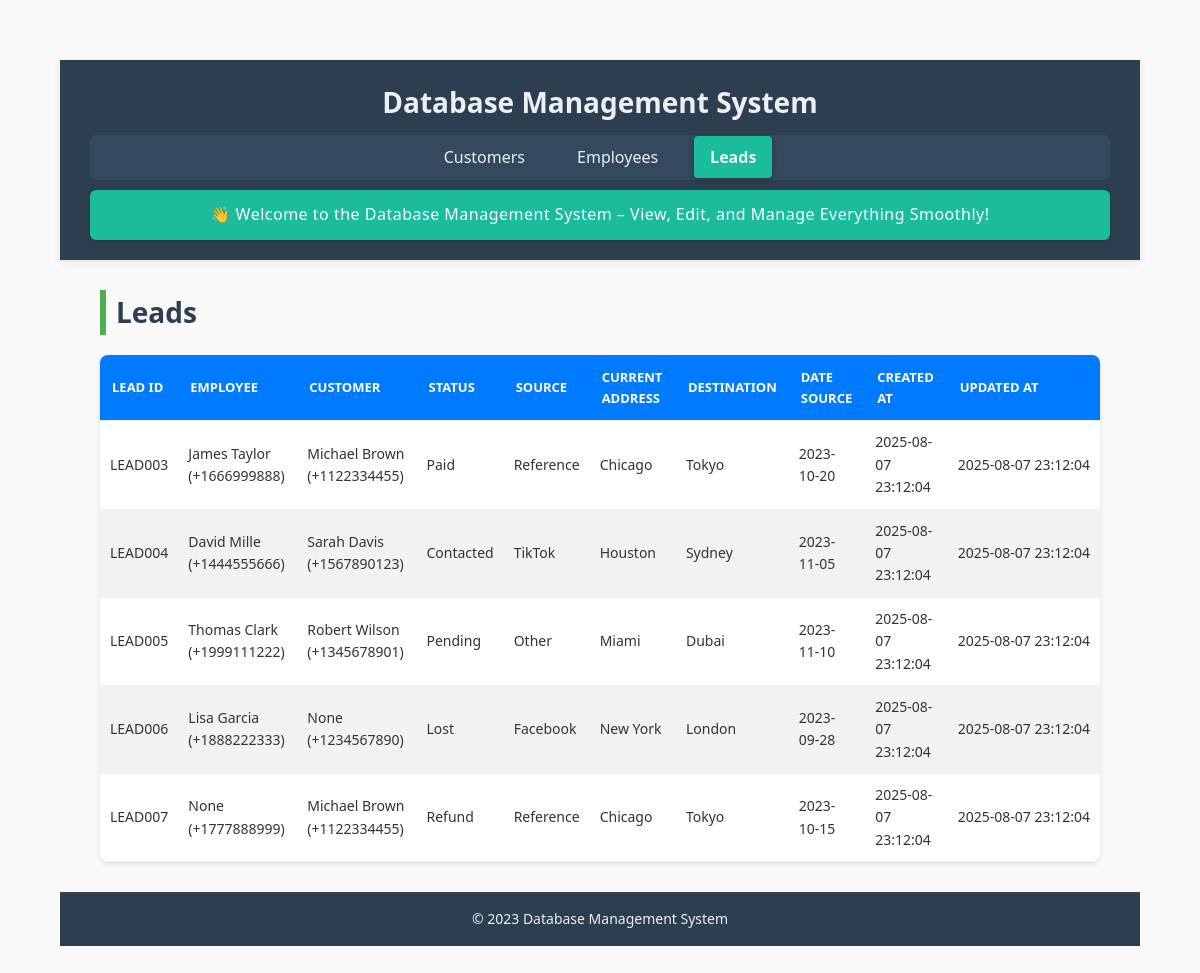
Before: /leads with the older database file.
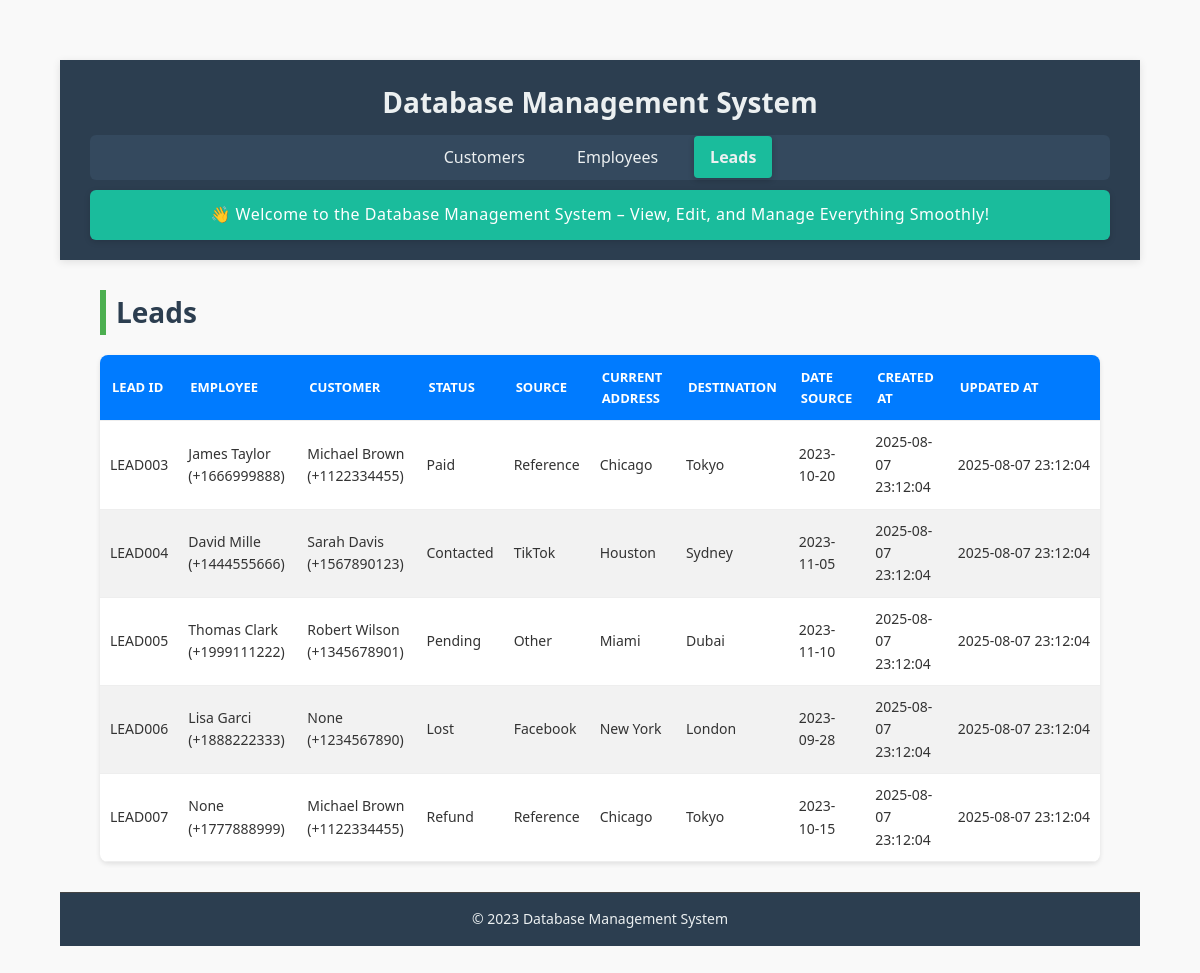
After: the same page with the newer database file.
### tables this page shows
CREATE TABLE leads (
    employeeLeadId TEXT PRIMARY KEY,
    employeeId TEXT NOT NULL,
    employeeName TEXT NOT NULL,
    employeeContactNo TEXT NOT NULL,
    customerName TEXT NOT NULL,
    customerId TEXT NOT NULL,
    customerContactNo TEXT NOT NULL,
    currentAddress TEXT NOT NULL,
    desiredDestination TEXT NOT NULL,
    status TEXT NOT NULL CHECK (status IN ('Pending', 'Contacted', 'Lost', 'Willing', 'Paid', 'Refund', 'Confirmed')),
    source TEXT NOT NULL CHECK (source IN ('Facebook', 'WhatsApp', 'Reference', 'TikTok', 'Other')),
    dateSource TEXT,
    createdAt TEXT DEFAULT CURRENT_TIMESTAMP,
    updatedAt TEXT DEFAULT CURRENT_TIMESTAMP,
    FOREIGN KEY (employeeId) REFERENCES employees(empId),
    FOREIGN KEY (customerId) REFERENCES customers(customerId)
);

CREATE TABLE employees (
    empId TEXT PRIMARY KEY,
    empName TEXT NOT NULL,
    phoneNo TEXT,
    targetAmount REAL NOT NULL CHECK (targetAmount >= 0),
    achievedAmount REAL NOT NULL CHECK (achievedAmount >= 0),
    createdAt TEXT DEFAULT CURRENT_TIMESTAMP,
    updatedAt TEXT DEFAULT CURRENT_TIMESTAMP
);

### app.py (the view)
@app.route('/leads', methods=['GET'])
def leads():
    employee_id = request.args.get('employeeId')
    customer_id = request.args.get('customerId')
    status = request.args.get('status')
    sort_by = request.args.get('sort_by', 'employeeLeadId')
    sort_order = request.args.get('sort_order', 'asc')
    leads = get_filtered_sorted_leads(employee_id, customer_id, status, sort_by, sort_order)
    employees = get_all_employees()
    customers = get_all_customers()
    return render_template("leads.html", leads=leads,
                           filters={"employeeId": employee_id, "customerId": customer_id, "status": status},
                           sort_by=sort_by, sort_order=sort_order,
                           filter_options={"employees": employees, "customers": customers})

### app.py (called while the page is built)
def get_db_connection():
    conn = sqlite3.connect(DATABASE)
    conn.row_factory = sqlite3.Row
    return conn

def get_all_employees():
    conn = get_db_connection()
    employees = conn.execute("SELECT empId, empName FROM employees").fetchall()
    conn.close()
    return employees

def get_all_customers():
    conn = get_db_connection()
    customers = conn.execute("SELECT customerId, customerName FROM customers").fetchall()
    conn.close()
    return customers

### templates/leads.html
{% extends "base.html" %}
{% block content %}
    <h2>Leads</h2>
    <table>
        <thead>
            <tr>
                <th>Lead ID</th>
                <th>Employee</th>
                <th>Customer</th>
                <th>Status</th>
                <th>Source</th>
                <th>Current Address</th>
                <th>Destination</th>
                <th>Date Source</th>
                <th>Created At</th>
                <th>Updated At</th>
            </tr>
        </thead>
        <tbody>
            {% for lead in leads %}
            <tr>
                <td>{{ lead.employeeLeadId }}</td>
                <td>{{ lead.emp_name }} ({{ lead.employeeContactNo }})</td>
                <td>{{ lead.cust_name }} ({{ lead.customerContactNo }})</td>
                <td>{{ lead.status }}</td>
                <td>{{ lead.source }}</td>
                <td>{{ lead.currentAddress }}</td>
                <td>{{ lead.desiredDestination }}</td>
                <td>{{ lead.dateSource or '' }}</td>
                <td>{{ lead.createdAt }}</td>
                <td>{{ lead.updatedAt }}</td>
            </tr>
            {% endfor %}
        </tbody>
    </table>
{% endblock %}

Changed rows visible on the page:
changed through a linked row, leads "LEAD006": emp_name "Lisa Garcia" → "Lisa Garci"
